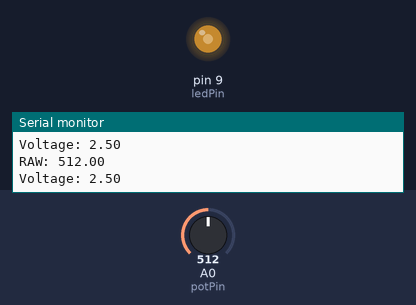
Simulated run of this sketch. Board: Arduino Uno, built with avr-gcc and run on an emulated ATmega328P. Parts: output pins drawn as LEDs (lit = HIGH), the last lines printed to the serial monitor. The inputs (shaded band) are chosen by the test bench; at power-on: A0 (potPin) = 512.

Above: at 1.2 s.
1.3 s: A0 (potPin) set to 716
At 2.5 s:
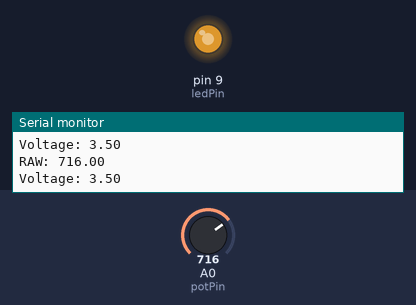
2.8 s: A0 (potPin) set to 900
At 3.3 s:
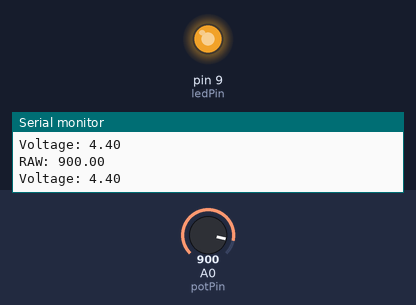
4.3 s: A0 (potPin) set to 122
At 5.0 s:
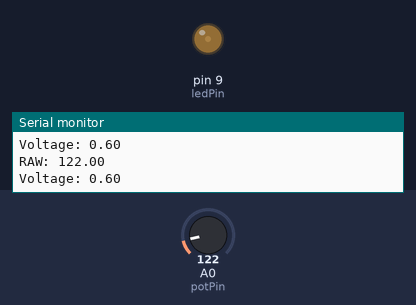
5.8 s: A0 (potPin) set to 110
At 6.8 s:
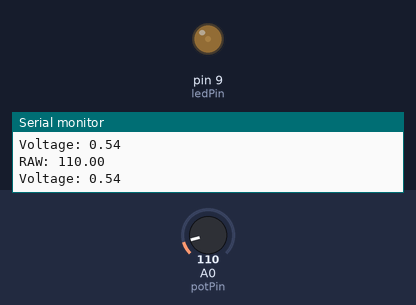
8.8 s: A0 (potPin) set to 90
At 10.1 s:
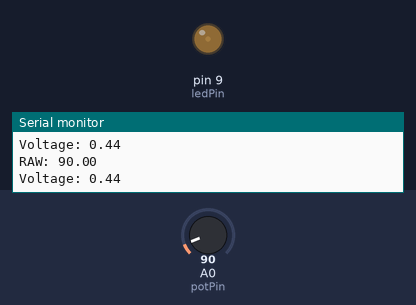
10.4 s: A0 (potPin) set to 511
At 10.9 s:
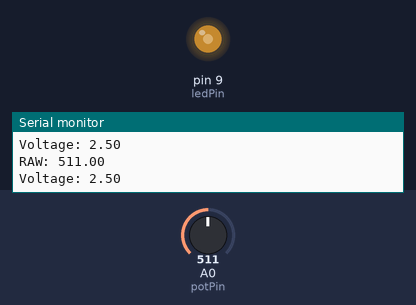
Timing chart, 0 to 12.9 s (numbered marks = the images above; inputs shaded):
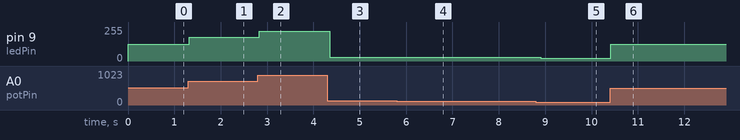

Measured:
- after the input at 1.3 s, pin 9 (ledPin): 127/255 → 178/255 at once
- after the input at 2.8 s, pin 9 (ledPin): 178/255 → 224/255 at once
- after the input at 4.3 s, pin 9 (ledPin): 224/255 → 30/255 after 0.05 s
- after the input at 5.8 s, pin 9 (ledPin): 30/255 → 27/255 after 0.07 s
- after the input at 8.8 s, pin 9 (ledPin): 27/255 → 22/255 after 0.10 s
- after the input at 10.4 s, pin 9 (ledPin): 22/255 → 127/255 at once

The sketch:

analogRead_PWM_POT_LED.ino
```cpp
int potPin = A0;

int ledPin = 9;

void setup() {
  Serial.begin(9600);
  pinMode(ledPin, OUTPUT);
}

void loop () {

   float potRead = analogRead(potPin);
   Serial.print("RAW: ");
   Serial.println(potRead);

   float voltage = (potRead/1023) * 5;
   Serial.print("Voltage: ");
   Serial.println(voltage);

   int PWMout = map(potRead,0,1023,0,255);

   analogWrite(ledPin, PWMout);

   delay(100);
}
```
